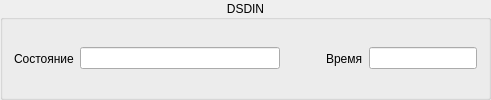
                <widget class="QGroupBox" name="groupBoxDSDIN">
                 <property name="sizePolicy">
                  <sizepolicy hsizetype="Fixed" vsizetype="Fixed">
                   <horstretch>0</horstretch>
                   <verstretch>0</verstretch>
                  </sizepolicy>
                 </property>
                 <property name="title">
                  <string>DSDIN</string>
                 </property>
                 <property name="alignment">
                  <set>Qt::AlignCenter</set>
                 </property>
                 <layout class="QHBoxLayout" name="horizontalLayout">
                  <item>
                   <widget class="QLabel" name="lblStateDSIDIN">
                    <property name="text">
                     <string>Состояние</string>
                    </property>
                   </widget>
                  </item>
                  <item>
                   <widget class="QLineEdit" name="leStateDSDIN">
                    <property name="minimumSize">
                     <size>
                      <width>200</width>
                      <height>0</height>
                     </size>
                    </property>
                    <property name="maxLength">
                     <number>100</number>
                    </property>
                    <property name="alignment">
                     <set>Qt::AlignCenter</set>
                    </property>
                    <property name="readOnly">
                     <bool>true</bool>
                    </property>
                   </widget>
                  </item>
                  <item>
                   <spacer name="horizontalSpacer_44">
                    <property name="orientation">
                     <enum>Qt::Horizontal</enum>
                    </property>
                    <property name="sizeHint" stdset="0">
                     <size>
                      <width>40</width>
                      <height>20</height>
                     </size>
                    </property>
                   </spacer>
                  </item>
                  <item>
                   <widget class="QLabel" name="lblTimeDSDIN">
                    <property name="text">
                     <string>Время</string>
                    </property>
                   </widget>
                  </item>
                  <item>
                   <widget class="QLineEdit" name="leTimeDSDIN">
                    <property name="maxLength">
                     <number>8</number>
                    </property>
                    <property name="alignment">
                     <set>Qt::AlignCenter</set>
                    </property>
                    <property name="readOnly">
                     <bool>true</bool>
                    </property>
                   </widget>
                  </item>
                 </layout>
                </widget>
